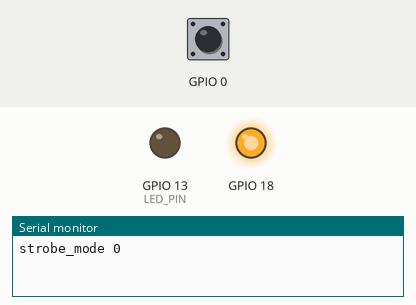
Simulated run of this sketch. Board: ESP32. On the bench: output pins drawn as LEDs (lit = HIGH), the last lines printed to the serial monitor. Dashed ring = blinking. The test bench sets the inputs (shaded band); at power-on: GPIO 0 HIGH.

Above: at 1.2 s.
1.3 s: GPIO 0 driven LOW
At 2.4 s:
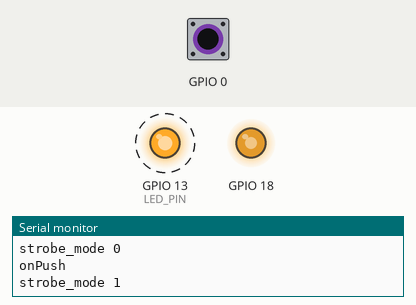
4.3 s: GPIO 0 pulsed HIGH 5 times (0.12 s each, 0.3 s apart)
At 6.6 s:
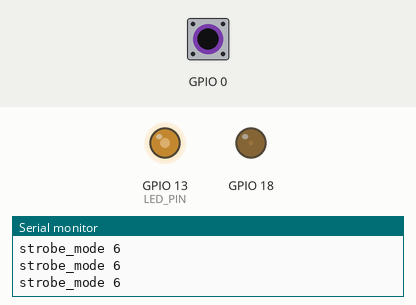
7.3 s: GPIO 0 pulsed HIGH 2 times (0.12 s each, 0.3 s apart)
At 8.5 s:
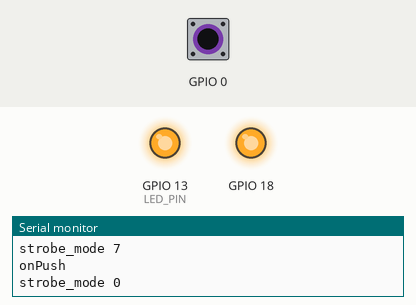
Timing chart, 0 to 16.9 s (numbered marks = the images above; inputs shaded):
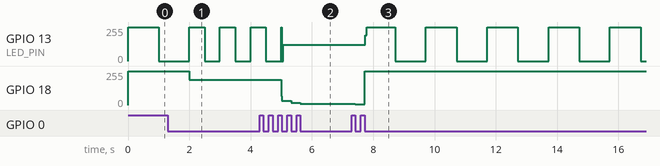

The sketch:

ESP32_Blink_stobe.ino
```cpp
#define LED_PIN 13
#define MAX_STROBE_MODE 8
portMUX_TYPE gpioMux = portMUX_INITIALIZER_UNLOCKED;
uint8_t strobe_mode=0;

#define LEDC_CHANNEL_0     0
#define LEDC_CHANNEL_1     1
#define LEDC_TIMER_10_BIT  10
#define LEDC_BASE_FREQ     200

void IRAM_ATTR onPush(void) {
  Serial.println(String("onPush "));
  // Critical Code here
  portENTER_CRITICAL_ISR(&gpioMux);
  strobe_mode++;
  if(strobe_mode>=MAX_STROBE_MODE)  {
    strobe_mode=0;
  }
  portEXIT_CRITICAL_ISR(&gpioMux);

}
// the setup function runs once when you press reset or power the board
void setup() {
  Serial.begin(115200);
  // initialize digital pin LED_BUILTIN as an output.
  pinMode(LED_PIN, OUTPUT);
  pinMode(0, INPUT);
  attachInterrupt(0,&onPush,FALLING);
  ledcSetup(LEDC_CHANNEL_0, LEDC_BASE_FREQ, LEDC_TIMER_10_BIT);
  ledcAttachPin(18, LEDC_CHANNEL_0);

}

void loop_gpio(uint32_t count) {
  uint32_t pos;
  for (pos=0; pos<count; pos++) {
    digitalWrite(LED_PIN, HIGH);
    digitalWrite(LED_PIN, LOW);
  }
}


// the loop function runs over and over again forever
void loop() {
  Serial.println(String("strobe_mode ")+String(strobe_mode));
  switch (strobe_mode) {
  case 0:
    ledcWrite(LEDC_CHANNEL_0, 1023);
    digitalWrite(LED_PIN, HIGH);
    delay(1000);
    digitalWrite(LED_PIN, LOW);
    delay(1000);
    break;
  case 1:
    ledcWrite(LEDC_CHANNEL_0, 768);
    digitalWrite(LED_PIN, HIGH);
    delay(500);
    digitalWrite(LED_PIN, LOW);
    delay(500);
    break;
  case 2:
    ledcWrite(LEDC_CHANNEL_0, 512);
    digitalWrite(LED_PIN, HIGH);
    delay(100);
    digitalWrite(LED_PIN, LOW);
    delay(100);
    break;
  case 3:
    ledcWrite(LEDC_CHANNEL_0, 256);
    digitalWrite(LED_PIN, HIGH);
    delay(10);
    digitalWrite(LED_PIN, LOW);
    delay(10);
    break;
  case 4:
    ledcWrite(LEDC_CHANNEL_0, 128);
    digitalWrite(LED_PIN, HIGH);
    delay(1);
    digitalWrite(LED_PIN, LOW);
    delay(1);
    break;
  case 5:
   ledcWrite(LEDC_CHANNEL_0, 64);
    digitalWrite(LED_PIN, HIGH);
    delay(1);
    digitalWrite(LED_PIN, LOW);
    delay(1);
    break;
  case 6:
   ledcWrite(LEDC_CHANNEL_0, 32);
    digitalWrite(LED_PIN, HIGH);
    delay(1);
    digitalWrite(LED_PIN, LOW);
    delay(1);
    break;
  case 7:
   ledcWrite(LEDC_CHANNEL_0, 16);
    digitalWrite(LED_PIN, HIGH);
    delay(1);
    digitalWrite(LED_PIN, LOW);
    delay(1);
    break;
  case 100:
    loop_gpio(100000000);

    break;
  }
//  delay(1000);                       // wait for a second
}
```

Measured:
- after the input at 1.3 s, GPIO 18: 255/255 → 191/255 after 0.70 s
- after the input at 4.3 s, GPIO 18: 191/255 → 32/255 after 0.70 s, → 16/255 0.32 s later, → 8/255 0.30 s later
- after the input at 7.3 s, GPIO 13 (LED_PIN): 122/255 → 192/255 after 0.44 s, then repeats every 1.9 s: 255/255 0.94 s, 0/255 1.0 s; GPIO 18: 8/255 → 4/255 after 0.12 s, → 255/255 0.30 s later
